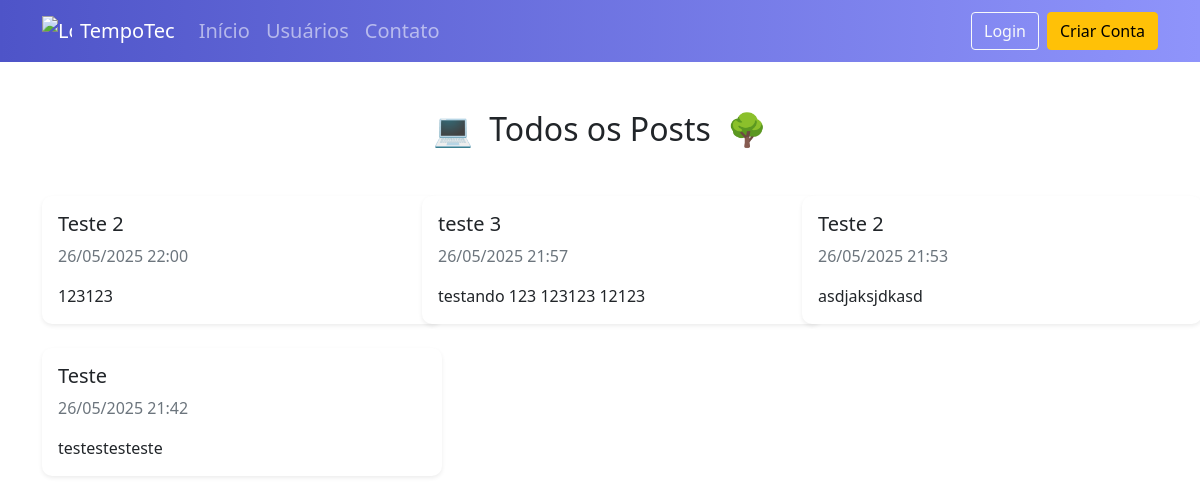
Page /posts on the earlier database version.
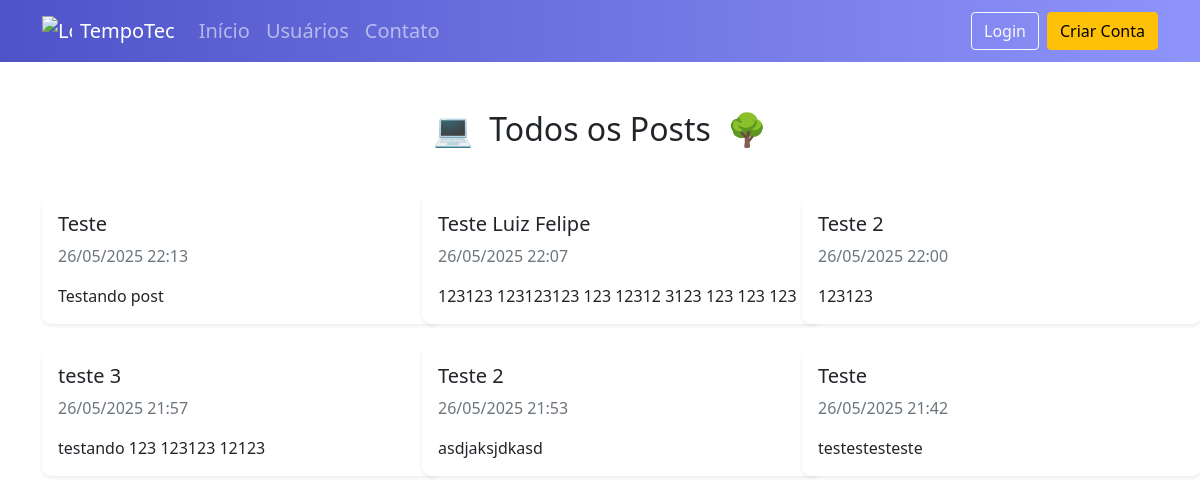
Same page on the later database version.
### tempotec/models.py (models this page shows)
class Post(database.Model):
    id = database.Column(database.Integer, primary_key=True)
    titulo = database.Column(database.String, nullable=False)
    corpo = database.Column(database.Text, nullable=False)
    data_criacao = database.Column(database.DateTime, nullable=False, default=datetime.utcnow)
    id_usuario = database.Column(database.Integer, database.ForeignKey('usuario.id'), nullable=False)

### tempotec/routes.py (the view)
@app.route('/posts')
def listar_posts():
    posts = Post.query.order_by(Post.data_criacao.desc()).all()
    return render_template('listarposts.html', posts=posts)

### tempotec/templates/listarposts.html
{% extends 'base.html' %}
{% block body %}
<div class="container mt-5">
    <h2 class="mb-5 text-center">
        <span class="me-2">💻</span> Todos os Posts <span class="ms-2">🌳</span>
    </h2>
    {% if posts %}
    <div class="row">
        {% for post in posts %}
        <div class="col-md-4 mb-4">
            <div class="card shadow-sm h-100">
                <div class="card-body">
                    <h5 class="card-title">{{ post.titulo }}</h5>
                    <p class="card-text text-muted">
                        {{ post.data_criacao.strftime('%d/%m/%Y %H:%M') }}
                    </p>
                    <p class="card-text">
                        {{ post.corpo[:150] }}{% if post.corpo|length > 150 %}...{% endif %}
                    </p>
                </div>
            </div>
        </div>
        {% endfor %}
    </div>
    {% else %}
    <div class="alert alert-info text-center">
        Nenhum post encontrado.
    </div>
    {% endif %}
</div>
{% endblock %}

Differences in the rows shown:
added Post: titulo "Teste", data_criacao "26/05/2025 22:13", corpo "Testando post"
added Post: titulo "Teste Luiz Felipe", data_criacao "26/05/2025 22:07", corpo "123123 123123123 123 12312 3123 123 123 123"
